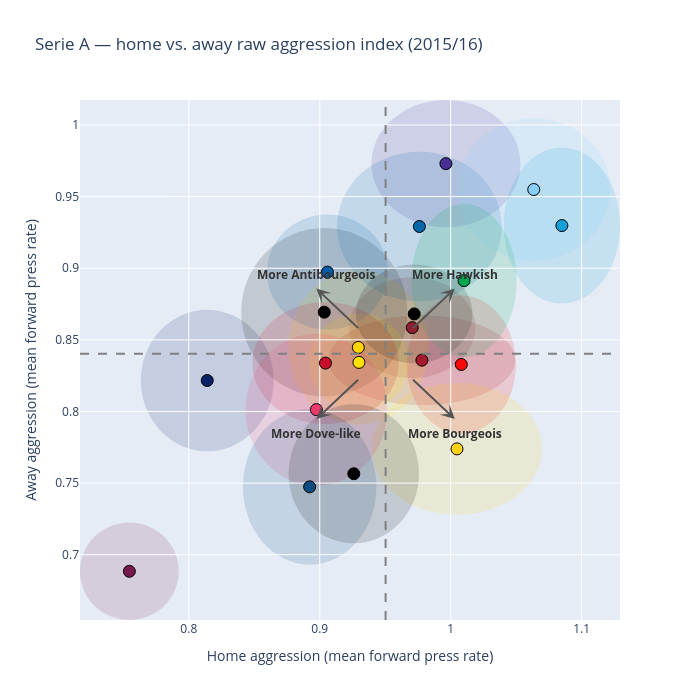

The notebook cell saved with this chart:
### Code cell
serie_a_stats = plot_home_away_scatter("data/aggression_raw_serie_a.csv", "Serie A")

### Figure 1 — Plotly figure (JSON) as saved in the notebook; plotly's stock layout.template omitted (floating-point values rounded to 4 significant figures)
{"data": [{"hovertemplate": "<b>%{text}</b><br>Home: %{x:.2f}<br>Away: %{y:.2f}<extra></extra>", "marker": {"color": ["#FB090B", "#8E1F2F", "#0B2265", "#A6192E", "#000000", "#FFD400", "#005CA9", "#482E92", "#FFE200", "#C8102E", "#FCD116", "#0068A8", "#000000", "#87CEFA", "#12A0D7", "#F03A6E", "#0F4C81", "#00A64F", "#78184A", "#000000"], "line": {"color": "black", "width": 1}, "size": 12}, "mode": "markers", "text": ["AC Milan", "AS Roma", "Atalanta", "Bologna", "Carpi", "Chievo", "Empoli", "Fiorentina", "Frosinone", "Genoa", "Hellas Verona", "Inter Milan", "Juventus", "Lazio", "Napoli", "Palermo", "Sampdoria", "Sassuolo", "Torino", "Udinese"], "type": "scatter", "x": [1.008, 0.9707, 0.8141, 0.978, 0.9034, 0.9295, 0.9059, 0.9964, 0.9299, 0.9044, 1.005, 0.9761, 0.9721, 1.063, 1.085, 0.8974, 0.8923, 1.01, 0.7546, 0.926], "y": [0.8328, 0.8585, 0.8216, 0.8358, 0.8693, 0.8447, 0.8973, 0.973, 0.8343, 0.8338, 0.7739, 0.9291, 0.8681, 0.9549, 0.9298, 0.8013, 0.7474, 0.8914, 0.6884, 0.7565]}], "layout": {"annotations": [{"arrowcolor": "#555555", "arrowhead": 3, "arrowsize": 1.2, "arrowwidth": 2, "ax": 0.9701, "axref": "x", "ay": 0.8573, "ayref": "y", "showarrow": true, "text": "", "x": 1.003, "xref": "x", "y": 0.8858, "yref": "y"}, {"font": {"color": "#333333", "size": 12}, "showarrow": false, "text": "<b>More Hawkish</b>", "x": 1.003, "xanchor": "center", "xref": "x", "y": 0.8858, "yanchor": "middle", "yref": "y", "yshift": 14}, {"arrowcolor": "#555555", "arrowhead": 3, "arrowsize": 1.2, "arrowwidth": 2, "ax": 0.9305, "axref": "x", "ay": 0.8232, "ayref": "y", "showarrow": true, "text": "", "x": 0.8974, "xref": "x", "y": 0.7947, "yref": "y"}, {"font": {"color": "#333333", "size": 12}, "showarrow": false, "text": "<b>More Dove-like</b>", "x": 0.8974, "xanchor": "center", "xref": "x", "y": 0.7947, "yanchor": "middle", "yref": "y", "yshift": -14}, {"arrowcolor": "#555555", "arrowhead": 3, "arrowsize": 1.2, "arrowwidth": 2, "ax": 0.9701, "axref": "x", "ay": 0.8232, "ayref": "y", "showarrow": true, "text": "", "x": 1.003, "xref": "x", "y": 0.7947, "yref": "y"}, {"font": {"color": "#333333", "size": 12}, "showarrow": false, "text": "<b>More Bourgeois</b>", "x": 1.003, "xanchor": "center", "xref": "x", "y": 0.7947, "yanchor": "middle", "yref": "y", "yshift": -14}, {"arrowcolor": "#555555", "arrowhead": 3, "arrowsize": 1.2, "arrowwidth": 2, "ax": 0.9305, "axref": "x", "ay": 0.8573, "ayref": "y", "showarrow": true, "text": "", "x": 0.8974, "xref": "x", "y": 0.8858, "yref": "y"}, {"font": {"color": "#333333", "size": 12}, "showarrow": false, "text": "<b>More Antibourgeois</b>", "x": 0.8974, "xanchor": "center", "xref": "x", "y": 0.8858, "yanchor": "middle", "yref": "y", "yshift": 14}], "height": 700, "shapes": [{"fillcolor": "#FB090B", "layer": "below", "line": {"width": 0}, "opacity": 0.15, "type": "circle", "x0": 0.9664, "x1": 1.05, "xref": "x", "y0": 0.7847, "y1": 0.8809, "yref": "y"}, {"fillcolor": "#8E1F2F", "layer": "below", "line": {"width": 0}, "opacity": 0.15, "type": "circle", "x0": 0.9225, "x1": 1.019, "xref": "x", "y0": 0.8233, "y1": 0.8938, "yref": "y"}, {"fillcolor": "#0B2265", "layer": "below", "line": {"width": 0}, "opacity": 0.15, "type": "circle", "x0": 0.7633, "x1": 0.8648, "xref": "x", "y0": 0.7722, "y1": 0.871, "yref": "y"}, {"fillcolor": "#A6192E", "layer": "below", "line": {"width": 0}, "opacity": 0.15, "type": "circle", "x0": 0.9068, "x1": 1.049, "xref": "x", "y0": 0.8045, "y1": 0.8671, "yref": "y"}, {"fillcolor": "#000000", "layer": "below", "line": {"width": 0}, "opacity": 0.15, "type": "circle", "x0": 0.84, "x1": 0.9669, "xref": "x", "y0": 0.8106, "y1": 0.9281, "yref": "y"}, {"fillcolor": "#FFD400", "layer": "below", "line": {"width": 0}, "opacity": 0.15, "type": "circle", "x0": 0.876, "x1": 0.9829, "xref": "x", "y0": 0.7909, "y1": 0.8985, "yref": "y"}, {"fillcolor": "#005CA9", "layer": "below", "line": {"width": 0}, "opacity": 0.15, "type": "circle", "x0": 0.8596, "x1": 0.9522, "xref": "x", "y0": 0.8571, "y1": 0.9375, "yref": "y"}, {"fillcolor": "#482E92", "layer": "below", "line": {"width": 0}, "opacity": 0.15, "type": "circle", "x0": 0.9395, "x1": 1.053, "xref": "x", "y0": 0.9286, "y1": 1.017, "yref": "y"}, {"fillcolor": "#FFE200", "layer": "below", "line": {"width": 0}, "opacity": 0.15, "type": "circle", "x0": 0.8919, "x1": 0.968, "xref": "x", "y0": 0.8003, "y1": 0.8682, "yref": "y"}, {"fillcolor": "#C8102E", "layer": "below", "line": {"width": 0}, "opacity": 0.15, "type": "circle", "x0": 0.8485, "x1": 0.9602, "xref": "x", "y0": 0.7912, "y1": 0.8763, "yref": "y"}, {"fillcolor": "#FCD116", "layer": "below", "line": {"width": 0}, "opacity": 0.15, "type": "circle", "x0": 0.9398, "x1": 1.07, "xref": "x", "y0": 0.7279, "y1": 0.8199, "yref": "y"}, {"fillcolor": "#0068A8", "layer": "below", "line": {"width": 0}, "opacity": 0.15, "type": "circle", "x0": 0.9132, "x1": 1.039, "xref": "x", "y0": 0.8769, "y1": 0.9814, "yref": "y"}, {"fillcolor": "#000000", "layer": "below", "line": {"width": 0}, "opacity": 0.15, "type": "circle", "x0": 0.9276, "x1": 1.017, "xref": "x", "y0": 0.8337, "y1": 0.9025, "yref": "y"}, {"fillcolor": "#87CEFA", "layer": "below", "line": {"width": 0}, "opacity": 0.15, "type": "circle", "x0": 1.005, "x1": 1.122, "xref": "x", "y0": 0.9052, "y1": 1.005, "yref": "y"}, {"fillcolor": "#12A0D7", "layer": "below", "line": {"width": 0}, "opacity": 0.15, "type": "circle", "x0": 1.041, "x1": 1.129, "xref": "x", "y0": 0.8753, "y1": 0.9843, "yref": "y"}, {"fillcolor": "#F03A6E", "layer": "below", "line": {"width": 0}, "opacity": 0.15, "type": "circle", "x0": 0.8432, "x1": 0.9516, "xref": "x", "y0": 0.7483, "y1": 0.8543, "yref": "y"}, {"fillcolor": "#0F4C81", "layer": "below", "line": {"width": 0}, "opacity": 0.15, "type": "circle", "x0": 0.8413, "x1": 0.9433, "xref": "x", "y0": 0.693, "y1": 0.8017, "yref": "y"}, {"fillcolor": "#00A64F", "layer": "below", "line": {"width": 0}, "opacity": 0.15, "type": "circle", "x0": 0.97, "x1": 1.05, "xref": "x", "y0": 0.8379, "y1": 0.9449, "yref": "y"}, {"fillcolor": "#78184A", "layer": "below", "line": {"width": 0}, "opacity": 0.15, "type": "circle", "x0": 0.7169, "x1": 0.7923, "xref": "x", "y0": 0.6544, "y1": 0.7224, "yref": "y"}, {"fillcolor": "#000000", "layer": "below", "line": {"width": 0}, "opacity": 0.15, "type": "circle", "x0": 0.8762, "x1": 0.9758, "xref": "x", "y0": 0.708, "y1": 0.8051, "yref": "y"}, {"line": {"color": "grey", "dash": "dash"}, "type": "line", "x0": 0.9503, "x1": 0.9503, "xref": "x", "y0": 0, "y1": 1, "yref": "y domain"}, {"line": {"color": "grey", "dash": "dash"}, "type": "line", "x0": 0, "x1": 1, "xref": "x domain", "y0": 0.8403, "y1": 0.8403, "yref": "y"}], "title": {"text": "Serie A — home vs. away raw aggression index (2015/16)"}, "width": 700, "xaxis": {"title": {"text": "Home aggression (mean forward press rate)"}}, "yaxis": {"title": {"text": "Away aggression (mean forward press rate)"}}}}
